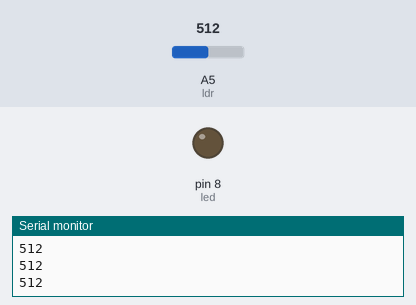
A sketch run on a simulated Arduino Uno, built with avr-gcc and run on an emulated ATmega328P. On the bench: output pins drawn as LEDs (lit = HIGH), the last lines printed to the serial monitor. The inputs (shaded band) are chosen by the test bench; at power-on: A5 (ldr) = 512.

Above: at 1.2 s.
1.3 s: A5 (ldr) set to 17
2.8 s: A5 (ldr) set to 14
At 3.6 s:
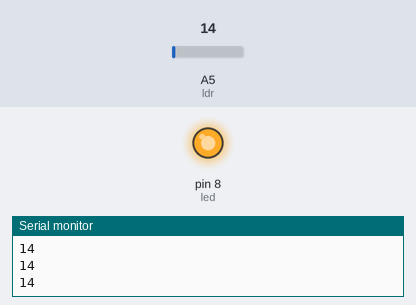
4.3 s: A5 (ldr) set to 122
At 4.7 s:
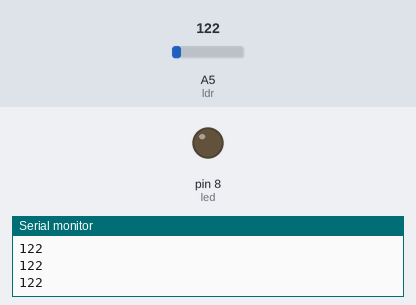
5.8 s: A5 (ldr) set to 5
At 7.1 s:
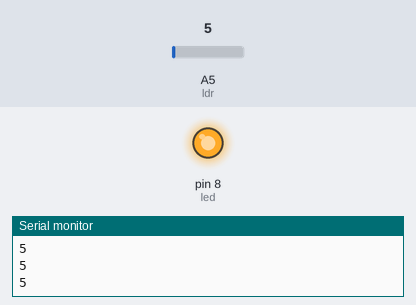
Timing chart, 0 to 8.3 s (numbered marks = the images above; inputs shaded):
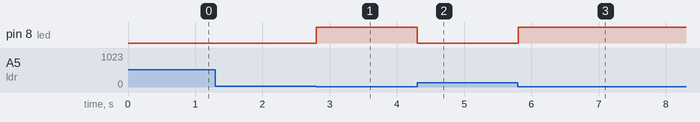

The sketch:

sensor_ldr.ino
```cpp
#define led 8
#define ldr A5
int vldr = 0;

void setup() {
  pinMode(led, OUTPUT);
  pinMode(ldr, INPUT);
  Serial.begin(9600);
}

void loop() {
  vldr = analogRead(ldr);
  if(vldr>15){
    digitalWrite(led, LOW);
  }
  else{
    digitalWrite(led, HIGH);
  }
  Serial.println(vldr);
}

//Circuito divisao de tensão
```

Measured:
- the behaviour switches between 16 and 15 on A5 (ldr) (found by bisection; images 0 and 1)
- after the input at 2.8 s, pin 8 (led): LOW → HIGH at once
- after the input at 4.3 s, pin 8 (led): HIGH → LOW at once
- after the input at 5.8 s, pin 8 (led): LOW → HIGH at once
